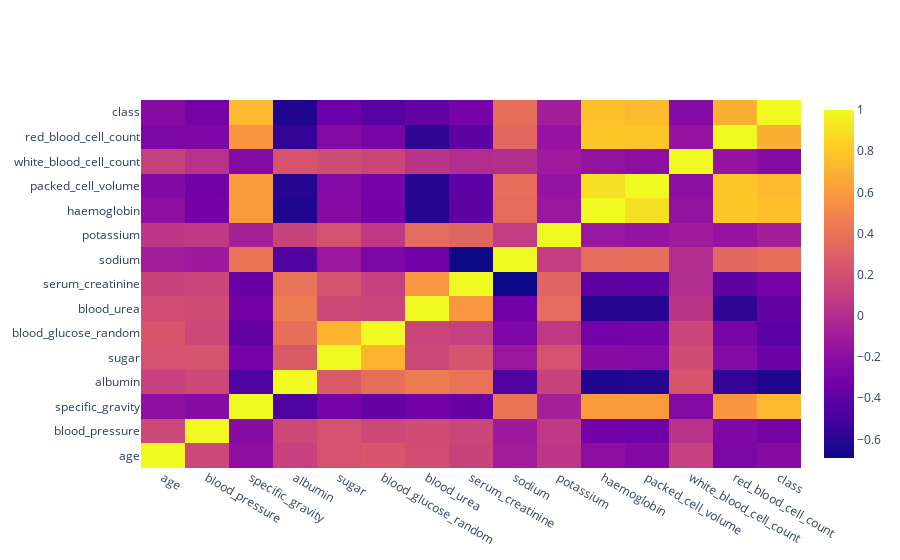

Notebook code for this chart:
### Code cell
import plotly.graph_objects as go

data_corr = df.corr(numeric_only = True)
fig = go.Figure(data =go.Heatmap(z = data_corr.values,
                          x = data_corr.columns,
                          y=data_corr.index))
fig.show()

### Figure 1 — Plotly figure (JSON) as saved in the notebook; plotly's stock layout.template omitted (floating-point values rounded to 4 significant figures; data arrays with more than 128 entries replaced by an {"elided": "..."} marker saying what was removed)
{"data": [{"type": "heatmap", "x": ["age", "blood_pressure", "specific_gravity", "albumin", "sugar", "blood_glucose_random", "blood_urea", "serum_creatinine", "sodium", "potassium", "haemoglobin", "packed_cell_volume", "white_blood_cell_count", "red_blood_cell_count", "class"], "y": ["age", "blood_pressure", "specific_gravity", "albumin", "sugar", "blood_glucose_random", "blood_urea", "serum_creatinine", "sodium", "potassium", "haemoglobin", "packed_cell_volume", "white_blood_cell_count", "red_blood_cell_count", "class"], "z": {"elided": "15x15 float values"}}], "layout": {"autosize": true, "xaxis": {"autorange": true, "range": [-0.5, 14.5], "type": "category"}, "yaxis": {"autorange": true, "range": [-0.5, 14.5], "type": "category"}}}
